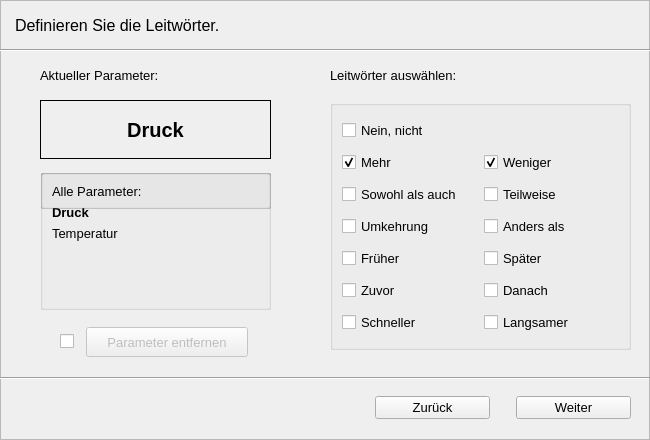
<?xml version="1.0" encoding="UTF-8"?>
<ui version="4.0">
 <class>wizard_2</class>
 <widget class="QWidget" name="wizard_2">
  <property name="geometry">
   <rect>
    <x>0</x>
    <y>0</y>
    <width>650</width>
    <height>440</height>
   </rect>
  </property>
  <property name="minimumSize">
   <size>
    <width>650</width>
    <height>440</height>
   </size>
  </property>
  <property name="maximumSize">
   <size>
    <width>650</width>
    <height>440</height>
   </size>
  </property>
  <property name="windowTitle">
   <string>Form</string>
  </property>
  <widget class="QFrame" name="frame_2">
   <property name="geometry">
    <rect>
     <x>0</x>
     <y>0</y>
     <width>650</width>
     <height>440</height>
    </rect>
   </property>
   <property name="minimumSize">
    <size>
     <width>650</width>
     <height>440</height>
    </size>
   </property>
   <property name="maximumSize">
    <size>
     <width>650</width>
     <height>440</height>
    </size>
   </property>
   <property name="font">
    <font>
     <pointsize>10</pointsize>
     <strikeout>false</strikeout>
    </font>
   </property>
   <property name="frameShape">
    <enum>QFrame::StyledPanel</enum>
   </property>
   <property name="frameShadow">
    <enum>QFrame::Raised</enum>
   </property>
   <widget class="QLabel" name="label_3">
    <property name="enabled">
     <bool>true</bool>
    </property>
    <property name="geometry">
     <rect>
      <x>15</x>
      <y>10</y>
      <width>591</width>
      <height>31</height>
     </rect>
    </property>
    <property name="font">
     <font>
      <pointsize>12</pointsize>
      <weight>50</weight>
      <bold>false</bold>
      <strikeout>false</strikeout>
     </font>
    </property>
    <property name="text">
     <string>Definieren Sie die Leitwörter.</string>
    </property>
   </widget>
   <widget class="Line" name="line">
    <property name="geometry">
     <rect>
      <x>0</x>
      <y>370</y>
      <width>650</width>
      <height>16</height>
     </rect>
    </property>
    <property name="orientation">
     <enum>Qt::Horizontal</enum>
    </property>
   </widget>
   <widget class="Line" name="line_6">
    <property name="geometry">
     <rect>
      <x>-30</x>
      <y>40</y>
      <width>871</width>
      <height>20</height>
     </rect>
    </property>
    <property name="orientation">
     <enum>Qt::Horizontal</enum>
    </property>
   </widget>
   <widget class="QWidget" name="horizontalLayoutWidget_2">
    <property name="geometry">
     <rect>
      <x>0</x>
      <y>377</y>
      <width>651</width>
      <height>61</height>
     </rect>
    </property>
    <layout class="QHBoxLayout" name="horizontalLayout">
     <item>
      <spacer name="horizontalSpacer_2">
       <property name="orientation">
        <enum>Qt::Horizontal</enum>
       </property>
       <property name="sizeHint" stdset="0">
        <size>
         <width>40</width>
         <height>20</height>
        </size>
       </property>
      </spacer>
     </item>
     <item>
      <widget class="QPushButton" name="zuruckButton">
       <property name="enabled">
        <bool>true</bool>
       </property>
       <property name="minimumSize">
        <size>
         <width>115</width>
         <height>0</height>
        </size>
       </property>
       <property name="text">
        <string>Zurück</string>
       </property>
       <property name="checkable">
        <bool>false</bool>
       </property>
      </widget>
     </item>
     <item>
      <spacer name="verticalSpacer_4">
       <property name="orientation">
        <enum>Qt::Vertical</enum>
       </property>
       <property name="sizeType">
        <enum>QSizePolicy::Fixed</enum>
       </property>
       <property name="sizeHint" stdset="0">
        <size>
         <width>20</width>
         <height>40</height>
        </size>
       </property>
      </spacer>
     </item>
     <item>
      <widget class="QPushButton" name="weiterButton">
       <property name="minimumSize">
        <size>
         <width>115</width>
         <height>0</height>
        </size>
       </property>
       <property name="text">
        <string>Weiter</string>
       </property>
      </widget>
     </item>
     <item>
      <spacer name="verticalSpacer_2">
       <property name="orientation">
        <enum>Qt::Vertical</enum>
       </property>
       <property name="sizeType">
        <enum>QSizePolicy::Fixed</enum>
       </property>
       <property name="sizeHint" stdset="0">
        <size>
         <width>20</width>
         <height>40</height>
        </size>
       </property>
      </spacer>
     </item>
    </layout>
   </widget>
   <widget class="QLabel" name="label_2">
    <property name="geometry">
     <rect>
      <x>40</x>
      <y>100</y>
      <width>231</width>
      <height>59</height>
     </rect>
    </property>
    <property name="font">
     <font>
      <pointsize>15</pointsize>
      <weight>75</weight>
      <bold>true</bold>
      <strikeout>false</strikeout>
     </font>
    </property>
    <property name="frameShape">
     <enum>QFrame::Box</enum>
    </property>
    <property name="text">
     <string>Druck</string>
    </property>
    <property name="alignment">
     <set>Qt::AlignCenter</set>
    </property>
   </widget>
   <widget class="QGroupBox" name="groupBox">
    <property name="geometry">
     <rect>
      <x>330</x>
      <y>100</y>
      <width>301</width>
      <height>250</height>
     </rect>
    </property>
    <layout class="QGridLayout" name="gridLayout">
     <item row="0" column="0">
      <widget class="QCheckBox" name="checkBox_20">
       <property name="font">
        <font>
         <pointsize>10</pointsize>
         <strikeout>false</strikeout>
        </font>
       </property>
       <property name="text">
        <string>Nein, nicht</string>
       </property>
      </widget>
     </item>
     <item row="1" column="0">
      <widget class="QCheckBox" name="checkBox_10">
       <property name="font">
        <font>
         <pointsize>10</pointsize>
         <strikeout>false</strikeout>
        </font>
       </property>
       <property name="text">
        <string>Mehr</string>
       </property>
       <property name="checkable">
        <bool>true</bool>
       </property>
       <property name="checked">
        <bool>true</bool>
       </property>
      </widget>
     </item>
     <item row="1" column="1">
      <widget class="QCheckBox" name="checkBox_11">
       <property name="font">
        <font>
         <pointsize>10</pointsize>
         <strikeout>false</strikeout>
        </font>
       </property>
       <property name="text">
        <string>Weniger</string>
       </property>
       <property name="checked">
        <bool>true</bool>
       </property>
      </widget>
     </item>
     <item row="2" column="0">
      <widget class="QCheckBox" name="checkBox_8">
       <property name="font">
        <font>
         <pointsize>10</pointsize>
         <strikeout>false</strikeout>
        </font>
       </property>
       <property name="text">
        <string>Sowohl als auch</string>
       </property>
      </widget>
     </item>
     <item row="2" column="1">
      <widget class="QCheckBox" name="checkBox_9">
       <property name="font">
        <font>
         <pointsize>10</pointsize>
         <strikeout>false</strikeout>
        </font>
       </property>
       <property name="text">
        <string>Teilweise</string>
       </property>
      </widget>
     </item>
     <item row="3" column="0">
      <widget class="QCheckBox" name="checkBox_12">
       <property name="font">
        <font>
         <pointsize>10</pointsize>
         <strikeout>false</strikeout>
        </font>
       </property>
       <property name="text">
        <string>Umkehrung</string>
       </property>
      </widget>
     </item>
     <item row="3" column="1">
      <widget class="QCheckBox" name="checkBox_13">
       <property name="font">
        <font>
         <pointsize>10</pointsize>
         <strikeout>false</strikeout>
        </font>
       </property>
       <property name="text">
        <string>Anders als</string>
       </property>
      </widget>
     </item>
     <item row="4" column="0">
      <widget class="QCheckBox" name="checkBox_14">
       <property name="font">
        <font>
         <pointsize>10</pointsize>
         <strikeout>false</strikeout>
        </font>
       </property>
       <property name="text">
        <string>Früher</string>
       </property>
      </widget>
     </item>
     <item row="4" column="1">
      <widget class="QCheckBox" name="checkBox_16">
       <property name="font">
        <font>
         <pointsize>10</pointsize>
         <strikeout>false</strikeout>
        </font>
       </property>
       <property name="text">
        <string>Später</string>
       </property>
      </widget>
     </item>
     <item row="5" column="0">
      <widget class="QCheckBox" name="checkBox_15">
       <property name="font">
        <font>
         <pointsize>10</pointsize>
         <strikeout>false</strikeout>
        </font>
       </property>
       <property name="text">
        <string>Zuvor</string>
       </property>
      </widget>
     </item>
     <item row="5" column="1">
      <widget class="QCheckBox" name="checkBox_17">
       <property name="font">
        <font>
         <pointsize>10</pointsize>
         <strikeout>false</strikeout>
        </font>
       </property>
       <property name="text">
        <string>Danach</string>
       </property>
      </widget>
     </item>
     <item row="6" column="0">
      <widget class="QCheckBox" name="checkBox_18">
       <property name="font">
        <font>
         <pointsize>10</pointsize>
         <strikeout>false</strikeout>
        </font>
       </property>
       <property name="text">
        <string>Schneller</string>
       </property>
      </widget>
     </item>
     <item row="6" column="1">
      <widget class="QCheckBox" name="checkBox_19">
       <property name="font">
        <font>
         <pointsize>10</pointsize>
         <strikeout>false</strikeout>
        </font>
       </property>
       <property name="text">
        <string>Langsamer</string>
       </property>
      </widget>
     </item>
    </layout>
   </widget>
   <widget class="QGroupBox" name="groupBox">
    <property name="geometry">
     <rect>
      <x>40</x>
      <y>169</y>
      <width>231</width>
      <height>141</height>
     </rect>
    </property>
    <layout class="QVBoxLayout" name="verticalLayout">
     <item>
      <widget class="QLabel" name="label_4">
       <property name="font">
        <font>
         <pointsize>10</pointsize>
         <underline>false</underline>
         <strikeout>false</strikeout>
        </font>
       </property>
       <property name="text">
        <string>Alle Parameter:</string>
       </property>
      </widget>
     </item>
     <item>
      <widget class="QLabel" name="label_7">
       <property name="palette">
        <palette>
         <active>
          <colorrole role="WindowText">
           <brush brushstyle="SolidPattern">
            <color alpha="255">
             <red>0</red>
             <green>0</green>
             <blue>0</blue>
            </color>
           </brush>
          </colorrole>
         </active>
         <inactive>
          <colorrole role="WindowText">
           <brush brushstyle="SolidPattern">
            <color alpha="255">
             <red>0</red>
             <green>0</green>
             <blue>0</blue>
            </color>
           </brush>
          </colorrole>
         </inactive>
         <disabled>
          <colorrole role="WindowText">
           <brush brushstyle="SolidPattern">
            <color alpha="255">
             <red>120</red>
             <green>120</green>
             <blue>120</blue>
            </color>
           </brush>
          </colorrole>
         </disabled>
        </palette>
       </property>
       <property name="font">
        <font>
         <pointsize>10</pointsize>
         <weight>75</weight>
         <bold>true</bold>
         <strikeout>false</strikeout>
        </font>
       </property>
       <property name="text">
        <string>Druck</string>
       </property>
      </widget>
     </item>
     <item>
      <widget class="QLabel" name="label_13">
       <property name="palette">
        <palette>
         <active>
          <colorrole role="WindowText">
           <brush brushstyle="SolidPattern">
            <color alpha="255">
             <red>0</red>
             <green>0</green>
             <blue>0</blue>
            </color>
           </brush>
          </colorrole>
         </active>
         <inactive>
          <colorrole role="WindowText">
           <brush brushstyle="SolidPattern">
            <color alpha="255">
             <red>0</red>
             <green>0</green>
             <blue>0</blue>
            </color>
           </brush>
          </colorrole>
         </inactive>
         <disabled>
          <colorrole role="WindowText">
           <brush brushstyle="SolidPattern">
            <color alpha="255">
             <red>120</red>
             <green>120</green>
             <blue>120</blue>
            </color>
           </brush>
          </colorrole>
         </disabled>
        </palette>
       </property>
       <property name="font">
        <font>
         <pointsize>10</pointsize>
         <weight>50</weight>
         <bold>false</bold>
         <strikeout>false</strikeout>
        </font>
       </property>
       <property name="text">
        <string>Temperatur</string>
       </property>
      </widget>
     </item>
     <item>
      <spacer name="verticalSpacer_3">
       <property name="orientation">
        <enum>Qt::Vertical</enum>
       </property>
       <property name="sizeHint" stdset="0">
        <size>
         <width>20</width>
         <height>40</height>
        </size>
       </property>
      </spacer>
     </item>
    </layout>
   </widget>
   <widget class="QLabel" name="label">
    <property name="geometry">
     <rect>
      <x>40</x>
      <y>65</y>
      <width>154</width>
      <height>21</height>
     </rect>
    </property>
    <property name="text">
     <string>Aktueller Parameter:</string>
    </property>
   </widget>
   <widget class="QLabel" name="label_5">
    <property name="geometry">
     <rect>
      <x>330</x>
      <y>65</y>
      <width>166</width>
      <height>21</height>
     </rect>
    </property>
    <property name="font">
     <font>
      <pointsize>10</pointsize>
      <strikeout>false</strikeout>
     </font>
    </property>
    <property name="text">
     <string>Leitwörter auswählen:</string>
    </property>
   </widget>
   <widget class="QGroupBox" name="groupBox_2">
    <property name="geometry">
     <rect>
      <x>40</x>
      <y>169</y>
      <width>231</width>
      <height>40</height>
     </rect>
    </property>
    <property name="title">
     <string/>
    </property>
    <widget class="QGroupBox" name="groupBox_3">
     <property name="geometry">
      <rect>
       <x>0</x>
       <y>0</y>
       <width>231</width>
       <height>40</height>
      </rect>
     </property>
     <property name="title">
      <string/>
     </property>
    </widget>
   </widget>
   <widget class="QPushButton" name="pushButton_2">
    <property name="enabled">
     <bool>false</bool>
    </property>
    <property name="geometry">
     <rect>
      <x>86</x>
      <y>327</y>
      <width>162</width>
      <height>30</height>
     </rect>
    </property>
    <property name="text">
     <string>Parameter entfernen</string>
    </property>
   </widget>
   <widget class="QCheckBox" name="checkBox">
    <property name="geometry">
     <rect>
      <x>60</x>
      <y>331</y>
      <width>81</width>
      <height>20</height>
     </rect>
    </property>
    <property name="text">
     <string/>
    </property>
   </widget>
  </widget>
 </widget>
 <resources/>
 <connections/>
</ui>
